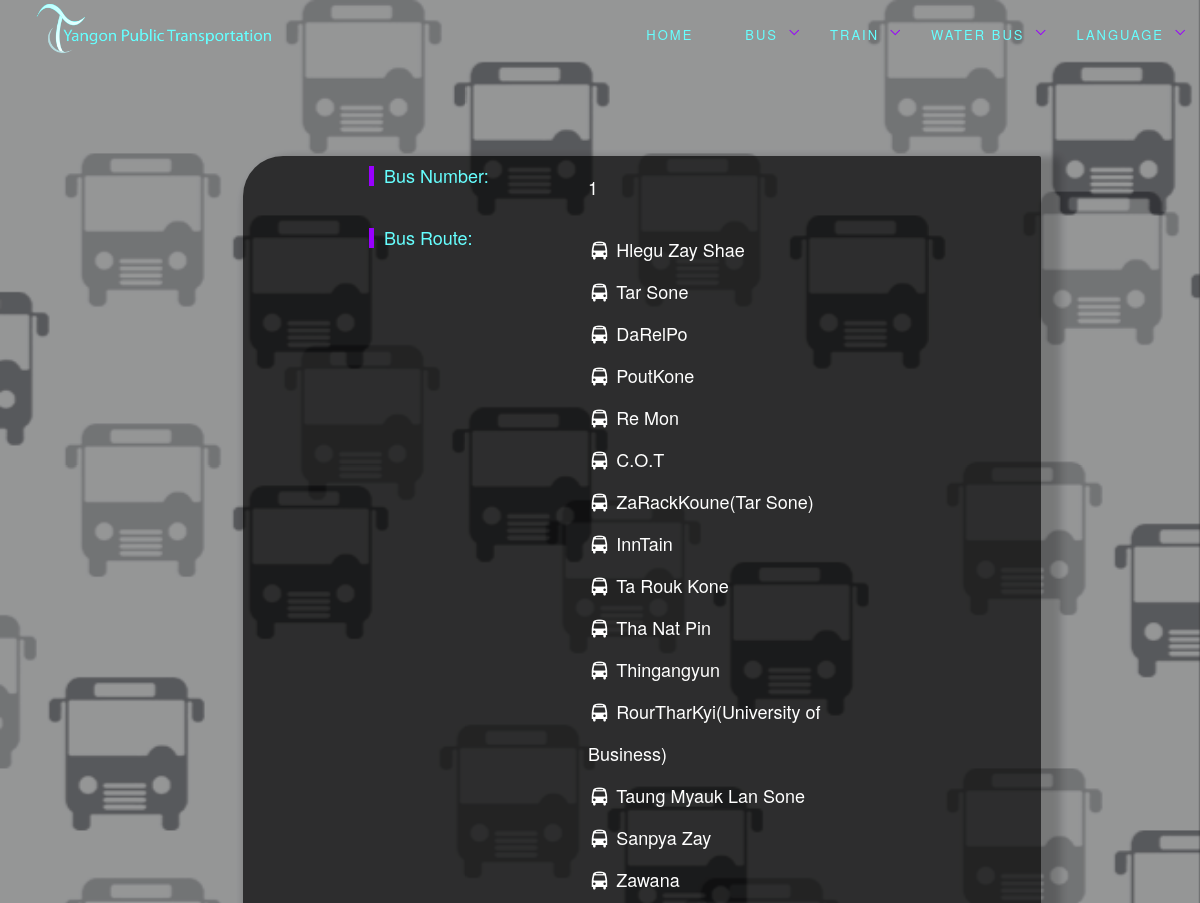
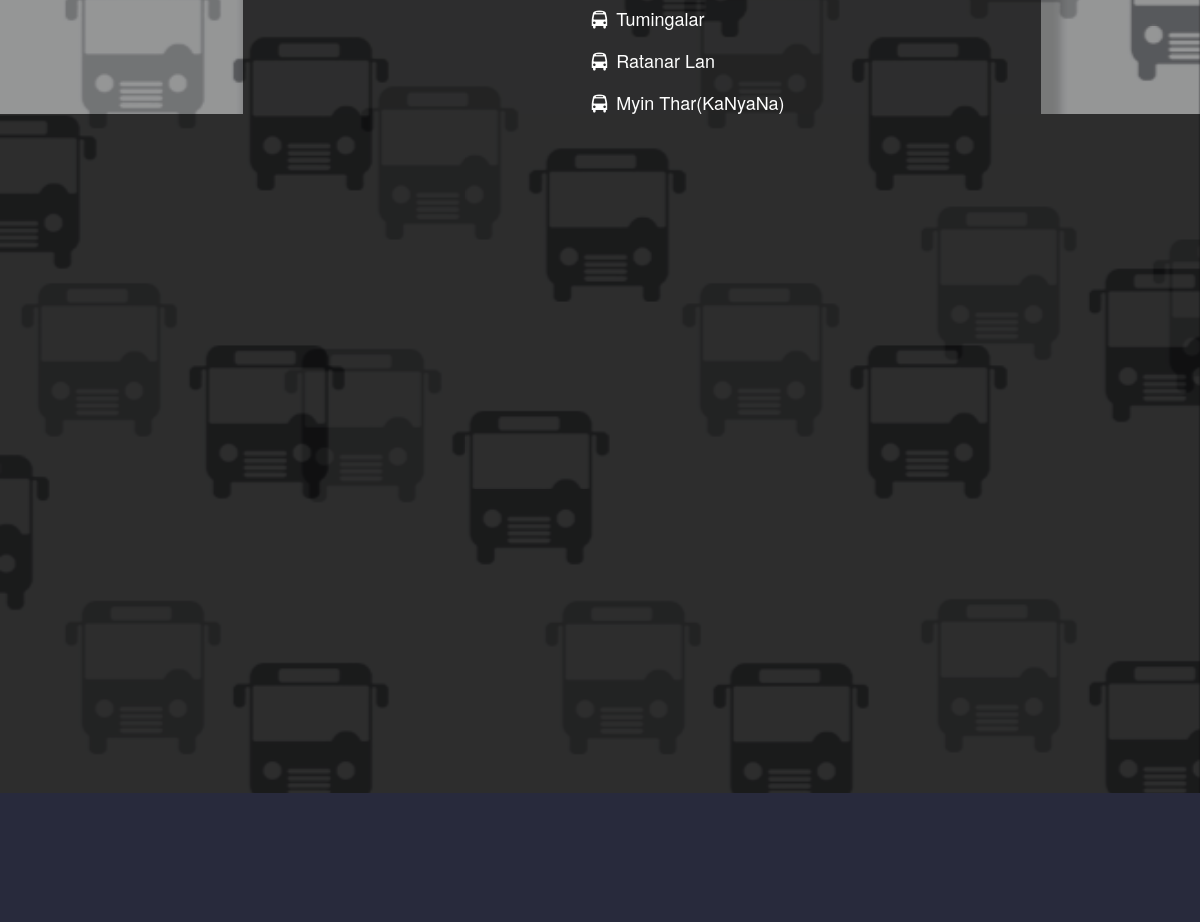
Page /pages/busdetail.php?busid=1 on the committed database (2 pictures, top to bottom).
### tables this page shows
CREATE TABLE `busmyanmar` (
  `busid` int(50) NOT NULL,
  `busno` varchar(50) NOT NULL,
  `busroute` varchar(1000) DEFAULT NULL,
  `busrouteEng` varchar(2000) NOT NULL,
  `buslocationimg` varchar(100) DEFAULT NULL,
  `buscolor` enum('north','east','south','west','in','out') NOT NULL
);

### pages/getquery.php (called while the page is built, shortened)
<?php
require_once "DataObject.class.php";
class Bus extends DataObject {
  public static function getBusNumber($busid) {
    $conn = parent::connect();
    $sql = "SELECT * FROM " . TBL_bus_myanmar . " WHERE busid = :busid";
    try {
      $conn->query("set character_set_results='utf8'");
      $st = $conn->prepare( $sql );
      $st->bindValue( ":busid", $busid, PDO::PARAM_INT );
      $st->execute();
      $row = $st->fetch();
      if ( $row ) return new Bus( $row );
    } catch ( PDOException $e ) {
      parent::disconnect( $conn );
      die( "Query failed: " . $e->getMessage() );
    }
  }
  }
?>

### pages/busdetail.php (the view, shortened to what this page needs)
<?php
require_once ("DataObject.class.php");
require_once( "getquery.php" );
$busid = isset( $_GET["busid"] ) ? (int)$_GET["busid"] : 0;
if ( !$busno = Bus::getBusNumber( $busid ) ) {
 DataObject::displayPageError();
  exit;
}
require_once('menu.php');
 ?>
<section class="busdetail">
    <div class="mainfirst6">
      <div style="margin-top: 8%;">
        <div class="container" style="margin-top: 5%;float: left;">
          <div class="detailbox" style="margin-left: 20%;">
            <div class="row" >
              <div  class="col-sm-5">
                <h4 class="headingtext margin-left-30">Bus Number: </h4>
              </div>
              <div  class="col-sm-4">
                <h4 style="line-height: 2.333em"><?php echo $busno->getValueEncoded( "busid" ) ?></h4>
              </div>
            </div>
            <div class="row">
              <div class="col-sm-5">
                <h4 class="headingtext margin-left-30">Bus Route: </b></h4>
              </div>
              <div class="col-sm-5">
                <h4 class="text">
                  <?php
                      $length=$busno->getValueEncoded( "busrouteEng" );
                      $array=explode(",", $length);
                      for ($i=0; $i < count($array); $i++) {
                      echo  "<i class='fa fa-fw fa-bus'></i>  ".$array[$i]."<br>";
                   } ?>
                </h4>
              </div>
            </div>
            <?php
              if($busno->getValueEncoded( 'buslocationimg' ) !=Null){
                ?>
                <div class="row text-center" >
                  <img src="<?php echo $busno->getValueEncoded( 'buslocationimg' ) ?> " style="margin: 8%; width:70%; height:50%;"/ >
                </div>
              <?php }
              ?>
        </div>
      </div>
    </div>
  </div>
</section>
<?php echo DataObject::footer(); ?>

### css/main.css (style rules this page uses)
.mainfirst6 { background: rgba(0, 0, 0, 0.4); z-index: 1; }
.busdetail { background:url(../image/bgbusicon.png); }
.traindetail,.waterbusdetail,.busdetail,.mainfirst6 { position:relative; width: 100%; overflow: hidden; min-height: 100% !important; -webkit-background-size: cover; -moz-background-size: cover; -o-background-size: cover; background-size: cover; background-attachment: fixed; background-position: center; background-repeat: no-repeat; }
body { background: rgba(0, 0, 0, 0.3); color: #fff; }
body { margin:0; padding: 0; background: #545557; transition: 0.5s; }
.text { line-height: 2.333em;color: #fff;font-style: none; }
.headingtext { border-left: 5px solid #90f;color: #6ff;padding-left: 10px; }
.margin-left-30 { margin-left: 40%; }
.detailbox { background: rgba(0, 0, 0, 0.7);margin-left: 15%;margin-bottom: 5%; border-radius: 40px 2px; box-shadow:10px 10px 8px 10px rgba(0,0,0,0.2);max-width: 70%;position: relative; }

### rows in the picture
busmyanmar: busid "1", busrouteEng "Hlegu Zay Shae", busrouteEng "Tar Sone", busrouteEng "DaRelPo", busrouteEng "PoutKone", busrouteEng "Re Mon", busrouteEng "C.O.T", busrouteEng "ZaRackKoune(Tar Sone)", busrouteEng "InnTain", busrouteEng "Ta Rouk Kone", busrouteEng "Tha Nat Pin", busrouteEng "Thingangyun", busrouteEng "RourTharKyi(University of Business)", busrouteEng "Taung Myauk Lan Sone", busrouteEng "Sanpya Zay", busrouteEng "Zawana", busrouteEng "Tumingalar", busrouteEng "Ratanar Lan", busrouteEng "Myin Thar(KaNyaNa)", buslocationimg (picture)
